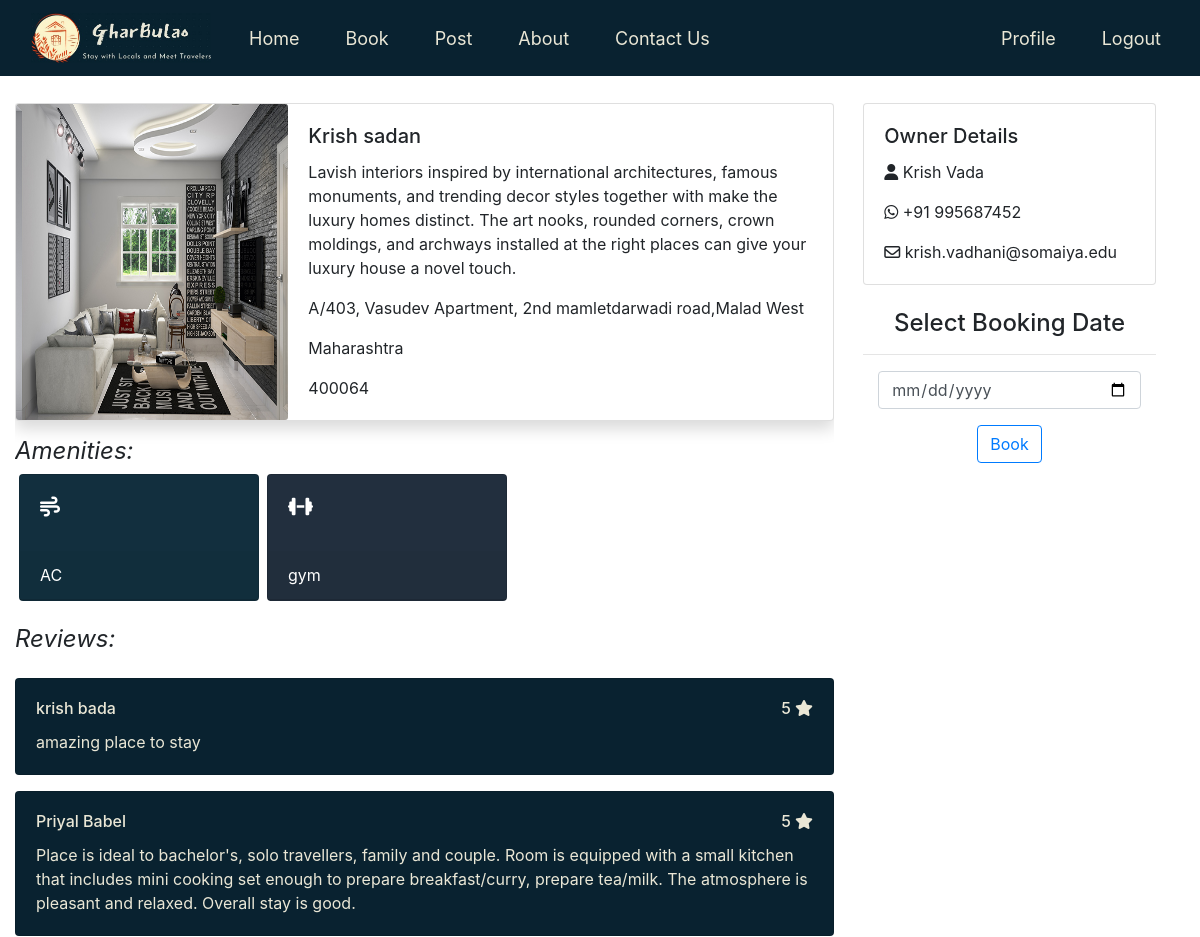
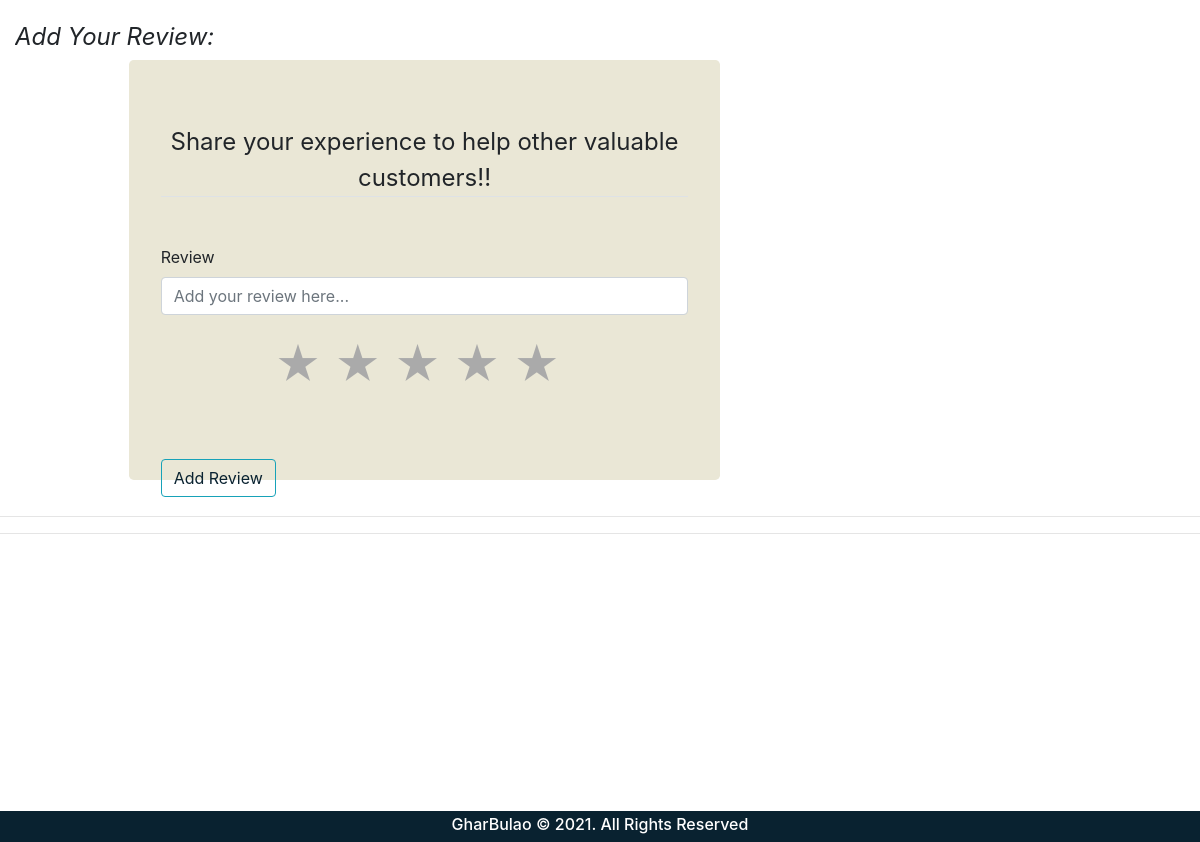
/showPost/13 (signed in), run on the app's committed database (2 pictures, top to bottom).
### users/models.py (models this page shows, shortened)
class Img(models.Model):
    post = models.ForeignKey(Post, default=None,on_delete=models.CASCADE)
    image = models.ImageField(upload_to='property_pics',
                              verbose_name='Image')

class Post(models.Model):
    user = models.OneToOneField(User,on_delete=models.CASCADE)
    address = models.TextField()
    pincode = models.IntegerField(null=True)
    city = models.CharField(max_length=50, choices=cities, default='Mumbai')
    state =  models.CharField(max_length=50, choices=states, default='Maharashtra')
    Area = models.DecimalField(max_digits=6,default=0.0,decimal_places=2)
    amenities = models.CharField(max_length=500,default='[]')
    timestamp = models.DateTimeField(auto_now=True)
    desc = models.TextField(max_length=500,default='')
    name = models.CharField(max_length=100, default='')

class Reviews(models.Model):
    post = models.ForeignKey(Post, default=None,on_delete=models.CASCADE)
    user = models.ForeignKey(User,on_delete=models.CASCADE)
    review = models.TextField(max_length=500,default='',null=True)
    rating = models.IntegerField(default=1,
        validators=[
            MaxValueValidator(5),
            MinValueValidator(1)
        ])
    review_posted = models.DateTimeField(auto_now=True)

class Profile(models.Model):
    user = models.OneToOneField(User,on_delete=models.CASCADE)
    profile_picture = models.ImageField(default='default.png',upload_to='profile_pics')
    gender = models.CharField(max_length=10)
    mobile_no = models.CharField(max_length=10)
    bio = models.CharField(max_length=1000)
    city = models.CharField(max_length=50, choices=cities, default='Mumbai')
    birth_date = models.DateField(null=True)
    REQUIRED_FIELDS = ['profile_picture','gender','mobile_no','city','birth_date']

### users/views.py (the view, shortened to what this page needs)
# urls.py: path('showPost/<int:pk>',views.showPost,name='showPost'),
@login_required
def showPost(request,pk):
   info = {}
   info['post'] = Post.objects.get(id=pk)
   info['images'] = Img.objects.filter(post=info['post']).defer('post')
   info['reviews'] = Reviews.objects.filter(post=info['post']).defer('post')
   icons = {
      'wifi' : 'fas fa-wifi',
      'TV' : 'fas fa-tv',
      'music system' : 'fas fa-music',
      'AC' : 'fas fa-wind',
      'swimming pool' : 'fas fa-swimming-pool',
      'gym' : 'fas fa-dumbbell',
      'indoor sports' : 'fas fa-volleyball-ball'
   }
   info['post'].amenities = literal_eval(info['post'].amenities)
   return render(request,'users/showPost.html', context={'info':info,'icons':icons})

### users/templates/users/showPost.html (shortened to what this page needs)
{% extends "users/base.html" %} {% load static %} {% load crispy_forms_tags %}
{% load static %}
{% block style %}
  <link rel="stylesheet" type="text/css" href="{% static 'users/Post.css' %}">
{% endblock style %}
{% block body %}
<br>
<br>
<div class="container-fluid post_cont">
<div class="left_post">
<div class="shadow card mb-3 mx-auto">
  <div class="row no-gutters">
    <div class="col-md-4">
      <img src="{{info.images.0.image.url}}" class="card-img" alt="..." height="100%">
    </div>
    <div class="col-md-8">
      <div class="card-body">
        <h5 class="card-title">{{info.post.name}}</h5>
        <p class="card-text">{{info.post.desc}}</p>
        <p class="card-text">{{info.post.address}}</p>
        <p class="card-text">{{info.post.state|capfirst}}</p>
        <p class="card-text">{{info.post.pincode}}</p>
      </div>
    </div>
  </div>
</div>
<h4 class="amenities">Amenities:</h4>
<div class="am_cont d-flex justify-content-start">
{% for amenity in info.post.amenities %}
    <div class="card text-white mx-1" style="min-width:15rem;background-color:#{{forloop.counter}}22f3e">
      <div class="card-body">
      {% for key, value in icons.items %}
      {% if key == amenity %}
        <h5 class="card-title"><i class="{{value}}"></i></h5>
      {%endif%}
      {%endfor%}
      </div>
      <div class="card-header">{{amenity}}</div>
    </div>
{% endfor %}
</div>
<br>
<h4 class="amenities">Reviews:</h4>
{% if info.reviews%}
<div class="reviews_cont">
{% for review in info.reviews %}
  <div class="card mt-3" style="width: 100%;background-color:#092230;">
    <div class="card-body" style='color:#eae7d6'>
     <div class="rr d-flex justify-content-between">
      <h6 class="card-title" style='color:#eae7d6'>{{review.user.first_name}} {{review.user.last_name}}</h6>
      <h6 class="card-title" style='color:#eae7d6'>{{review.rating}}<span class="fas fa-star ml-1" style="color: #eae7d6;"></span></h6>
    </div>
      <p class="card-text">{{review.review}}</p>
    </div>
  </div>
{% endfor %}
</div>
{% else %}
    <h5 class="right_head">Sorry, there are no reviews for this location.</h5>
  {% endif %}
<br>
<h4 class="amenities">Add Your Review:</h4>
<div class="container d-flex justify-content-center">
  <div class="jumbotron jumbotron-css" style="background-color: #eae7d6;width:75%;height:420px;" >
    <form method="POST" action='' id="post_form">
      <fieldset class="form-group">
        <legend class="border-bottom mb-4" style="text-align: center;">
          Share your experience to help other valuable customers!!
        </legend>
        <br>
        <div class="form-group">
          <label>Review</label>
          <input
            type="text"
            class="form-control"
            id="review"
            placeholder="Add your review here..."
            required
          />
        </div>
        <div class="form-group">
          <div class="rating rating2">
            <a href="#5" title="Give 5 stars" data-value="5">★</a>
            <a href="#4" title="Give 4 stars" data-value="4">★</a>
            <a href="#3" title="Give 3 stars" data-value="3">★</a>
            <a href="#2" title="Give 2 stars" data-value="2">★</a>
            <a href="#1" title="Give 1 star" data-value="1">★</a>
          </div>
        </div>
      </fieldset>
      <div class="form-group">
        <button class="btn btn-outline-info" type="submit" style='color: #092230'>Add Review</button>
      </div>
    </form>
  </div>
</div>
</div>
<div class="right_post">
 <div class="card">
  <div class="card-body">
    <h5 class="card-title">Owner Details</h5>
    <p class="card-text"><i class="fas fa-user"></i>  {{info.post.user.first_name}} {{info.post.user.last_name}}</p>
    <p class="card-text"><b><i class="fab fa-whatsapp"></i></b>  +91 {{info.post.user.profile.mobile_no}}</p>
    <p class="card-text"><i class="far fa-envelope"></i>  {{info.post.user.email}}</p>
  </div>
</div>
<br>
<h4 class="d-flex justify-content-center">Select Booking Date</h4>
<hr>
<div class="row-auto">
<div class="col input-group">
    <div class="input-group mb-3">
  <input type="date" class="form-control" placeholder="date" aria-label="date" aria-describedby="basic-addon1">
</div>
    </div>
<div class="col-auto d-flex justify-content-center">
    <a href="{% url 'receipt' pk=info.post.id  %}" class="btn btn-outline-primary">Book</a>
    </div>
</div>
</div>
</div>
<hr>
<hr>
<br>
{% endblock body %}

### users/static/users/Navbar.css (style rules this page uses)
:root { --blue: #092230; --off_white: #eae7d6; }

### users/static/users/Post.css (style rules this page uses)
.rating { width: 300px; margin: 0 auto 1em; font-size: 45px; overflow:hidden; }
.rating a, .rating label { float:right; color: #aaa; text-decoration: none; -webkit-transition: color .4s; -moz-transition: color .4s; -o-transition: color .4s; transition: color .4s; }
.rating2 { direction: rtl; }
.rating2 a { float:none }
.post_cont { width:100%; display:flex; justify-content: space-between; height:75vh; }
.left_post { width:70%; overflow-y: scroll; }
.right_post { width:25%; overflow-y: hidden; }
.amenities { font-weight: 400; font-style: italic; }
.am_cont { width:100%; overflow-x: scroll; }
.reviews_cont { height: auto; max-height: 400px; overflow-y: scroll; width: 100%; }

### data on the page
Img: images.0.image (picture)
Post: post.name "Krish sadan", post.desc "Lavish interiors inspired by international architectures, famous monuments, and trending decor styles together with make the luxury homes distinct. The art nooks, rounded corners, crown moldings, and archways installed at the right places can give your luxury house a novel touch.", post.address "A/403, Vasudev Apartment, 2nd mamletdarwadi road,Malad West", post.state "Maharashtra", post.pincode "400064", post.user.first_name "Krish", post.user.last_name "Vada", post.user.profile.mobile_no "995687452", post.user.email "krish.vadhani@somaiya.edu"
Reviews: user.first_name "krish", user.last_name "bada", rating "5", review "amazing place to stay"
Reviews: user.first_name "Priyal", user.last_name "Babel", rating "5", review "Place is ideal to bachelor's, solo travellers, family and couple. Room is equipped with a small kitchen that includes mini cooking set enough to prepare breakfast/curry, prepare tea/milk. The atmosphere is pleasant and relaxed. Overall stay is good."

### other printed values
{{ amenity }} "AC" "gym"
